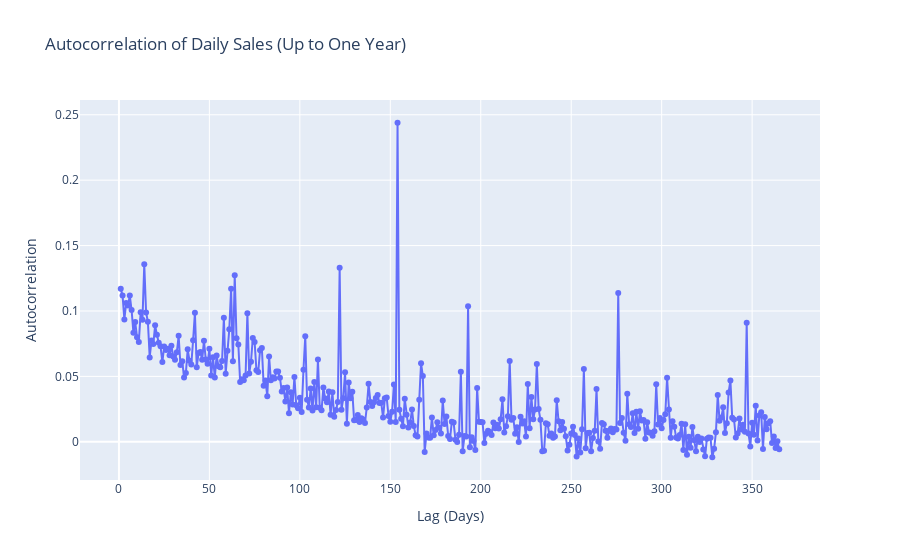

Notebook code for this chart:
### Code cell
import plotly.graph_objects as go
from statsmodels.tsa.stattools import acf

acf_values = acf(daily_sales['net_sales_sum'], nlags=365)

fig = go.Figure()
fig.add_trace(go.Scatter(x=list(range(1, 367)), y=acf_values[1:], mode='lines+markers'))

fig.update_layout(
    title='Autocorrelation of Daily Sales (Up to One Year)',
    xaxis_title='Lag (Days)',
    yaxis_title='Autocorrelation'
)

fig.show()

### Figure 1 — Plotly figure (JSON) as saved in the notebook; plotly's stock layout.template omitted (floating-point values rounded to 4 significant figures; data arrays with more than 128 entries replaced by an {"elided": "..."} marker saying what was removed)
{"data": [{"mode": "lines+markers", "type": "scatter", "x": {"elided": "366 int values"}, "y": {"elided": "365 float values"}}], "layout": {"title": {"text": "Autocorrelation of Daily Sales (Up to One Year)"}, "xaxis": {"title": {"text": "Lag (Days)"}}, "yaxis": {"title": {"text": "Autocorrelation"}}}}
